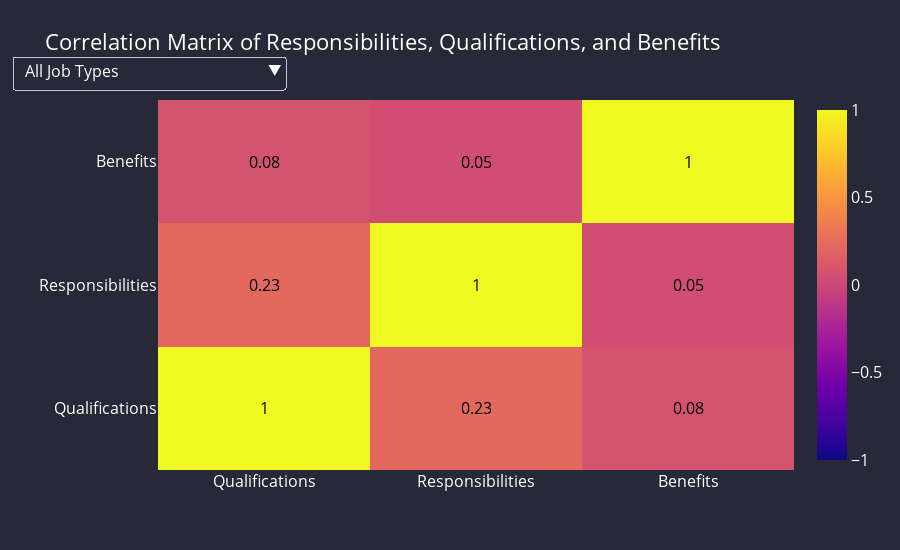

The notebook cell saved with this chart:
### Code cell
# Load the data
agg_sub = pd.read_csv('./data/bubbleplot_data.csv')

job_types = agg_sub['category'].unique()

# Initialize the figure
fig = go.Figure()

# Calculate the overall correlation matrix for all job types
overall_corr_matrix = agg_sub[['num_qualifications', 'num_responsibilities', 'num_benefits']].corr().round(2)

# Add the overall correlation matrix as the first trace
fig.add_trace(go.Heatmap(
    z=overall_corr_matrix.values,
    x=['Qualifications', 'Responsibilities', 'Benefits'],
    y=['Qualifications', 'Responsibilities', 'Benefits'],
    text=overall_corr_matrix.values,
    texttemplate='%{text}',
    textfont=dict(color='black'),
    colorscale='Plasma',
    zmin=-1,
    zmax=1,
    hovertemplate='%{x} and %{y}<br>Correlation: %{z}<extra></extra>',
    visible=True,
    name='All Job Types'
))


# Create a heatmap for each job type
for job_type in job_types:
    filtered_data = agg_sub[agg_sub['category'] == job_type]
    corr_matrix = filtered_data[['num_qualifications', 'num_responsibilities', 'num_benefits']].corr().round(2)
    fig.add_trace(go.Heatmap(
        z=corr_matrix.values,
        x=['Qualifications', 'Responsibilities', 'Benefits'],
        y=['Qualifications', 'Responsibilities', 'Benefits'],
        text=corr_matrix.values,
        texttemplate='%{text}',
        textfont=dict(color='black'),
        colorscale='Plasma',
        zmin=-1,
        zmax=1,
        hovertemplate='%{x} and %{y}<br>Correlation: %{z}<extra></extra>',
        visible=False,
        name=job_type
    ))

fig.update_layout(
    title='Correlation Matrix of Responsibilities, Qualifications, and Benefits',
    xaxis=dict(
        title='',
        gridcolor='white',
        gridwidth=2,
    ),
    yaxis=dict(
        title='',
        gridcolor='#272838',
        gridwidth=2,
    ),
    paper_bgcolor='#272838',
    plot_bgcolor='#272838',
    font=dict(size=16),
    height=550
)

# Generate the dropdown buttons
# Generate the dropdown buttons
dropdown_buttons = [
    {
        'label': 'All Job Types',
        'method': 'update',
        'args': [
            {'visible': [True if i == 0 else False for i in range(len(job_types) + 1)]},  # Show only the first trace (overall correlation matrix)
            {'title': 'Correlation Matrix of Responsibilities, Qualifications, and Benefits'}
        ]
    }
]

for i, job_type in enumerate(job_types):
    capitalized_job_type = job_type.title()  # Capitalize the first letter of each word
    visible_list = [False] * (len(job_types) + 1)
    visible_list[i + 1] = True  # Adjust the index to account for the added trace
    dropdown_buttons.append(
        {
            'label': capitalized_job_type,
            'method': 'update',
            'args': [
                {'visible': visible_list},
                {'title': f'Correlation Matrix for {capitalized_job_type} Careers'}
            ]
        }
    )

fig.update_layout(
    updatemenus=[
        go.layout.Updatemenu(
            type='dropdown',
            showactive=True,
            buttons=dropdown_buttons,
            x=-0.23,
            xanchor='left',
            y=1.12,
            yanchor='top',
        )
    ]
)

fig.update_layout(font=dict(color='white'))
fig.update_layout(xaxis=dict(showgrid=False))
fig.update_layout(yaxis=dict(showgrid=False))
fig.show()

### Figure 1 — Plotly figure (JSON) as saved in the notebook; plotly's stock layout.template omitted (floating-point values rounded to 4 significant figures)
{"data": [{"colorscale": [[0, "#0d0887"], [0.1111, "#46039f"], [0.2222, "#7201a8"], [0.3333, "#9c179e"], [0.4444, "#bd3786"], [0.5556, "#d8576b"], [0.6667, "#ed7953"], [0.7778, "#fb9f3a"], [0.8889, "#fdca26"], [1, "#f0f921"]], "hovertemplate": "%{x} and %{y}<br>Correlation: %{z}<extra></extra>", "name": "All Job Types", "text": [[1, 0.23, 0.08], [0.23, 1, 0.05], [0.08, 0.05, 1]], "textfont": {"color": "black"}, "texttemplate": "%{text}", "type": "heatmap", "visible": true, "x": ["Qualifications", "Responsibilities", "Benefits"], "y": ["Qualifications", "Responsibilities", "Benefits"], "z": [[1, 0.23, 0.08], [0.23, 1, 0.05], [0.08, 0.05, 1]], "zmax": 1, "zmin": -1}, {"colorscale": [[0, "#0d0887"], [0.1111, "#46039f"], [0.2222, "#7201a8"], [0.3333, "#9c179e"], [0.4444, "#bd3786"], [0.5556, "#d8576b"], [0.6667, "#ed7953"], [0.7778, "#fb9f3a"], [0.8889, "#fdca26"], [1, "#f0f921"]], "hovertemplate": "%{x} and %{y}<br>Correlation: %{z}<extra></extra>", "name": "block chain", "text": [[1, 0.3, 0.15], [0.3, 1, 0.09], [0.15, 0.09, 1]], "textfont": {"color": "black"}, "texttemplate": "%{text}", "type": "heatmap", "visible": false, "x": ["Qualifications", "Responsibilities", "Benefits"], "y": ["Qualifications", "Responsibilities", "Benefits"], "z": [[1, 0.3, 0.15], [0.3, 1, 0.09], [0.15, 0.09, 1]], "zmax": 1, "zmin": -1}, {"colorscale": [[0, "#0d0887"], [0.1111, "#46039f"], [0.2222, "#7201a8"], [0.3333, "#9c179e"], [0.4444, "#bd3786"], [0.5556, "#d8576b"], [0.6667, "#ed7953"], [0.7778, "#fb9f3a"], [0.8889, "#fdca26"], [1, "#f0f921"]], "hovertemplate": "%{x} and %{y}<br>Correlation: %{z}<extra></extra>", "name": "natural language processing", "text": [[1, 0.21, 0.47], [0.21, 1, 0.26], [0.47, 0.26, 1]], "textfont": {"color": "black"}, "texttemplate": "%{text}", "type": "heatmap", "visible": false, "x": ["Qualifications", "Responsibilities", "Benefits"], "y": ["Qualifications", "Responsibilities", "Benefits"], "z": [[1, 0.21, 0.47], [0.21, 1, 0.26], [0.47, 0.26, 1]], "zmax": 1, "zmin": -1}, {"colorscale": [[0, "#0d0887"], [0.1111, "#46039f"], [0.2222, "#7201a8"], [0.3333, "#9c179e"], [0.4444, "#bd3786"], [0.5556, "#d8576b"], [0.6667, "#ed7953"], [0.7778, "#fb9f3a"], [0.8889, "#fdca26"], [1, "#f0f921"]], "hovertemplate": "%{x} and %{y}<br>Correlation: %{z}<extra></extra>", "name": "big data and cloud computing", "text": [[1, 0.22, 0.06], [0.22, 1, -0.04], [0.06, -0.04, 1]], "textfont": {"color": "black"}, "texttemplate": "%{text}", "type": "heatmap", "visible": false, "x": ["Qualifications", "Responsibilities", "Benefits"], "y": ["Qualifications", "Responsibilities", "Benefits"], "z": [[1, 0.22, 0.06], [0.22, 1, -0.04], [0.06, -0.04, 1]], "zmax": 1, "zmin": -1}, {"colorscale": [[0, "#0d0887"], [0.1111, "#46039f"], [0.2222, "#7201a8"], [0.3333, "#9c179e"], [0.4444, "#bd3786"], [0.5556, "#d8576b"], [0.6667, "#ed7953"], [0.7778, "#fb9f3a"], [0.8889, "#fdca26"], [1, "#f0f921"]], "hovertemplate": "%{x} and %{y}<br>Correlation: %{z}<extra></extra>", "name": "data analyst", "text": [[1, 0.2, 0], [0.2, 1, -0.06], [0, -0.06, 1]], "textfont": {"color": "black"}, "texttemplate": "%{text}", "type": "heatmap", "visible": false, "x": ["Qualifications", "Responsibilities", "Benefits"], "y": ["Qualifications", "Responsibilities", "Benefits"], "z": [[1, 0.2, 0], [0.2, 1, -0.06], [0, -0.06, 1]], "zmax": 1, "zmin": -1}, {"colorscale": [[0, "#0d0887"], [0.1111, "#46039f"], [0.2222, "#7201a8"], [0.3333, "#9c179e"], [0.4444, "#bd3786"], [0.5556, "#d8576b"], [0.6667, "#ed7953"], [0.7778, "#fb9f3a"], [0.8889, "#fdca26"], [1, "#f0f921"]], "hovertemplate": "%{x} and %{y}<br>Correlation: %{z}<extra></extra>", "name": "machine learning", "text": [[1, 0.16, 0.07], [0.16, 1, 0.19], [0.07, 0.19, 1]], "textfont": {"color": "black"}, "texttemplate": "%{text}", "type": "heatmap", "visible": false, "x": ["Qualifications", "Responsibilities", "Benefits"], "y": ["Qualifications", "Responsibilities", "Benefits"], "z": [[1, 0.16, 0.07], [0.16, 1, 0.19], [0.07, 0.19, 1]], "zmax": 1, "zmin": -1}, {"colorscale": [[0, "#0d0887"], [0.1111, "#46039f"], [0.2222, "#7201a8"], [0.3333, "#9c179e"], [0.4444, "#bd3786"], [0.5556, "#d8576b"], [0.6667, "#ed7953"], [0.7778, "#fb9f3a"], [0.8889, "#fdca26"], [1, "#f0f921"]], "hovertemplate": "%{x} and %{y}<br>Correlation: %{z}<extra></extra>", "name": "reinforcement learning", "text": [[1, 0.27, 0.08], [0.27, 1, 0.07], [0.08, 0.07, 1]], "textfont": {"color": "black"}, "texttemplate": "%{text}", "type": "heatmap", "visible": false, "x": ["Qualifications", "Responsibilities", "Benefits"], "y": ["Qualifications", "Responsibilities", "Benefits"], "z": [[1, 0.27, 0.08], [0.27, 1, 0.07], [0.08, 0.07, 1]], "zmax": 1, "zmin": -1}, {"colorscale": [[0, "#0d0887"], [0.1111, "#46039f"], [0.2222, "#7201a8"], [0.3333, "#9c179e"], [0.4444, "#bd3786"], [0.5556, "#d8576b"], [0.6667, "#ed7953"], [0.7778, "#fb9f3a"], [0.8889, "#fdca26"], [1, "#f0f921"]], "hovertemplate": "%{x} and %{y}<br>Correlation: %{z}<extra></extra>", "name": "neural networks", "text": [[1, 0.23, 0.1], [0.23, 1, 0.12], [0.1, 0.12, 1]], "textfont": {"color": "black"}, "texttemplate": "%{text}", "type": "heatmap", "visible": false, "x": ["Qualifications", "Responsibilities", "Benefits"], "y": ["Qualifications", "Responsibilities", "Benefits"], "z": [[1, 0.23, 0.1], [0.23, 1, 0.12], [0.1, 0.12, 1]], "zmax": 1, "zmin": -1}, {"colorscale": [[0, "#0d0887"], [0.1111, "#46039f"], [0.2222, "#7201a8"], [0.3333, "#9c179e"], [0.4444, "#bd3786"], [0.5556, "#d8576b"], [0.6667, "#ed7953"], [0.7778, "#fb9f3a"], [0.8889, "#fdca26"], [1, "#f0f921"]], "hovertemplate": "%{x} and %{y}<br>Correlation: %{z}<extra></extra>", "name": "deep learning", "text": [[1, 0.27, 0.05], [0.27, 1, 0.22], [0.05, 0.22, 1]], "textfont": {"color": "black"}, "texttemplate": "%{text}", "type": "heatmap", "visible": false, "x": ["Qualifications", "Responsibilities", "Benefits"], "y": ["Qualifications", "Responsibilities", "Benefits"], "z": [[1, 0.27, 0.05], [0.27, 1, 0.22], [0.05, 0.22, 1]], "zmax": 1, "zmin": -1}, {"colorscale": [[0, "#0d0887"], [0.1111, "#46039f"], [0.2222, "#7201a8"], [0.3333, "#9c179e"], [0.4444, "#bd3786"], [0.5556, "#d8576b"], [0.6667, "#ed7953"], [0.7778, "#fb9f3a"], [0.8889, "#fdca26"], [1, "#f0f921"]], "hovertemplate": "%{x} and %{y}<br>Correlation: %{z}<extra></extra>", "name": "data scientist", "text": [[1, -0.05, 0], [-0.05, 1, -0.04], [0, -0.04, 1]], "textfont": {"color": "black"}, "texttemplate": "%{text}", "type": "heatmap", "visible": false, "x": ["Qualifications", "Responsibilities", "Benefits"], "y": ["Qualifications", "Responsibilities", "Benefits"], "z": [[1, -0.05, 0], [-0.05, 1, -0.04], [0, -0.04, 1]], "zmax": 1, "zmin": -1}, {"colorscale": [[0, "#0d0887"], [0.1111, "#46039f"], [0.2222, "#7201a8"], [0.3333, "#9c179e"], [0.4444, "#bd3786"], [0.5556, "#d8576b"], [0.6667, "#ed7953"], [0.7778, "#fb9f3a"], [0.8889, "#fdca26"], [1, "#f0f921"]], "hovertemplate": "%{x} and %{y}<br>Correlation: %{z}<extra></extra>", "name": "time series", "text": [[1, 0.9, 0.28], [0.9, 1, 0.06], [0.28, 0.06, 1]], "textfont": {"color": "black"}, "texttemplate": "%{text}", "type": "heatmap", "visible": false, "x": ["Qualifications", "Responsibilities", "Benefits"], "y": ["Qualifications", "Responsibilities", "Benefits"], "z": [[1, 0.9, 0.28], [0.9, 1, 0.06], [0.28, 0.06, 1]], "zmax": 1, "zmin": -1}], "layout": {"font": {"color": "white", "size": 16}, "height": 550, "paper_bgcolor": "#272838", "plot_bgcolor": "#272838", "title": {"text": "Correlation Matrix of Responsibilities, Qualifications, and Benefits"}, "updatemenus": [{"buttons": [{"args": [{"visible": [true, false, false, false, false, false, false, false, false, false, false]}, {"title": "Correlation Matrix of Responsibilities, Qualifications, and Benefits"}], "label": "All Job Types", "method": "update"}, {"args": [{"visible": [false, true, false, false, false, false, false, false, false, false, false]}, {"title": "Correlation Matrix for Block Chain Careers"}], "label": "Block Chain", "method": "update"}, {"args": [{"visible": [false, false, true, false, false, false, false, false, false, false, false]}, {"title": "Correlation Matrix for Natural Language Processing Careers"}], "label": "Natural Language Processing", "method": "update"}, {"args": [{"visible": [false, false, false, true, false, false, false, false, false, false, false]}, {"title": "Correlation Matrix for Big Data And Cloud Computing Careers"}], "label": "Big Data And Cloud Computing", "method": "update"}, {"args": [{"visible": [false, false, false, false, true, false, false, false, false, false, false]}, {"title": "Correlation Matrix for Data Analyst Careers"}], "label": "Data Analyst", "method": "update"}, {"args": [{"visible": [false, false, false, false, false, true, false, false, false, false, false]}, {"title": "Correlation Matrix for Machine Learning Careers"}], "label": "Machine Learning", "method": "update"}, {"args": [{"visible": [false, false, false, false, false, false, true, false, false, false, false]}, {"title": "Correlation Matrix for Reinforcement Learning Careers"}], "label": "Reinforcement Learning", "method": "update"}, {"args": [{"visible": [false, false, false, false, false, false, false, true, false, false, false]}, {"title": "Correlation Matrix for Neural Networks Careers"}], "label": "Neural Networks", "method": "update"}, {"args": [{"visible": [false, false, false, false, false, false, false, false, true, false, false]}, {"title": "Correlation Matrix for Deep Learning Careers"}], "label": "Deep Learning", "method": "update"}, {"args": [{"visible": [false, false, false, false, false, false, false, false, false, true, false]}, {"title": "Correlation Matrix for Data Scientist Careers"}], "label": "Data Scientist", "method": "update"}, {"args": [{"visible": [false, false, false, false, false, false, false, false, false, false, true]}, {"title": "Correlation Matrix for Time Series Careers"}], "label": "Time Series", "method": "update"}], "showactive": true, "type": "dropdown", "x": -0.23, "xanchor": "left", "y": 1.12, "yanchor": "top"}], "xaxis": {"gridcolor": "white", "gridwidth": 2, "showgrid": false, "title": {"text": ""}}, "yaxis": {"gridcolor": "#272838", "gridwidth": 2, "showgrid": false, "title": {"text": ""}}}}
